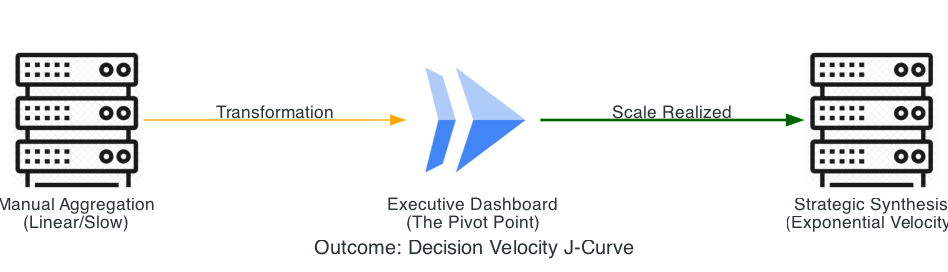

This figure's Python source:
from diagrams import Diagram, Edge
from diagrams.gcp.compute import Run
from diagrams.generic.compute import Rack

graph_attr = {"pad": "0.1", "nodesep": "1.0", "ranksep": "1.5", "bgcolor": "transparent"}

with Diagram(
    "Outcome: Decision Velocity J-Curve", 
    show=False, 
    filename="strat_decision_velocity", 
    direction="LR", 
    graph_attr=graph_attr
):
    manual = Rack("Manual Aggregation\n(Linear/Slow)")
    pivot = Run("Executive Dashboard\n(The Pivot Point)")
    automated = Rack("Strategic Synthesis\n(Exponential Velocity)")

    manual >> Edge(label="Transformation", color="orange") >> pivot >> Edge(label="Scale Realized", color="darkgreen", style="bold") >> automated
